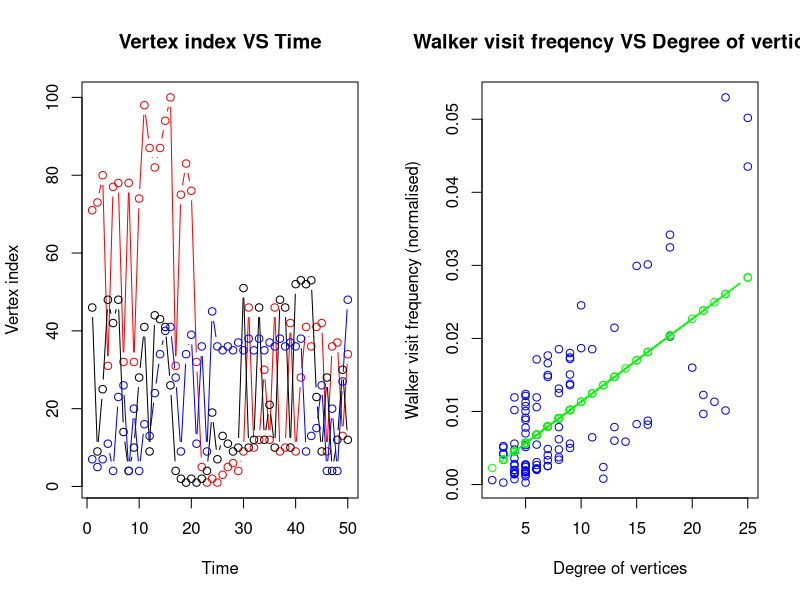

Write the R code that produced this figure.
net = read.csv("polbooks.dat",sep = "",header = FALSE)
net = net + 1
n = max(net)
adj = matrix(0,n,n,byrow = TRUE)

for (i in 1:nrow(net))
{
  adj[net[i,1],net[i,2]] <- 1
  adj[net[i,2],net[i,1]] <- 1
}

degree = rowSums(adj)
adj_list = matrix(0,n,n,byrow = TRUE)

for (i in 1:n)
{
  k = 1
  for (j in 1:n)
  {
    if ((adj[i,j] == 1) & (i != j)){
      adj_list[i,k] <- j
      k = k + 1
    }
  }
}

start_ver1 = sample(1:n,1)
ver_list1 = c(start_ver1)
k1 <- start_ver1

start_ver2 = sample(1:n,1)
ver_list2 = c(start_ver2)
k2 <- start_ver2

start_ver3 = sample(1:n,1)
ver_list3 = c(start_ver3)
k3 <- start_ver3

for (i in 1:5000)
{
  x1 = adj_list[k1,1:(degree[k1] - 1)]
  y1 = sample(x1,1)
  ver_list1 = c(ver_list1,y1)
  k1 <- y1
  
  x2 = adj_list[k2,1:(degree[k2] - 1)]
  y2 = sample(x2,1)
  ver_list2 = c(ver_list2,y2)
  k2 <- y2
  
  x3 = adj_list[k3,1:(degree[k3] - 1)]
  y3 = sample(x3,1)
  ver_list3 = c(ver_list3,y3)
  k3 <- y3
}

walker_visits = c(ver_list1,ver_list2,ver_list3)
walker_visits.df = as.data.frame(table(walker_visits))

op <- par ( mfrow = c ( 1 , 2 ) )
plot(1:50,ver_list1[1:50],type="b",col = "red", xlab = "Time", ylab = "Vertex index")
title(main = "Vertex index VS Time")
lines(1:50,ver_list2[1:50],type="b",col = "black")
lines(1:50,ver_list3[1:50],type="b",col = "blue")

plot(rowSums(adj[-c(103,105),]), as.vector(walker_visits.df[,2]) / sum(as.vector(walker_visits.df[,2])), col = "blue", xlab = "Degree of vertices", ylab = "Walker visit frequency (normalised)")
title(main = "Walker visit freqency VS Degree of vertices")
lines(rowSums(adj[-c(103,105),]), (rowSums(adj[-c(103,105),]) / sum(rowSums(adj))), type="b", col = "green")
